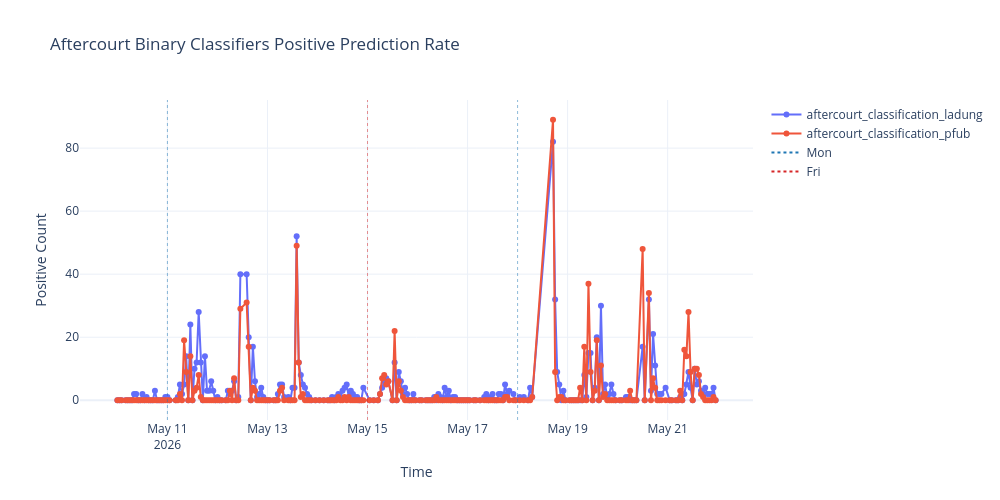

The notebook cell this image was saved under:
### Code cell
plot_time_series(df, title="Aftercourt Binary Classifiers Positive Prediction Rate", ylabel="Positive Count")

### Figure 1 — Plotly figure (JSON) as saved in the notebook; plotly's stock layout.template omitted (floating-point values rounded to 4 significant figures; data arrays with more than 128 entries replaced by an {"elided": "..."} marker saying what was removed)
{"data": [{"hovertemplate": "Metric=aftercourt_classification_ladung<br>Time=%{x}<br>Positive Count=%{y}<extra></extra>", "legendgroup": "aftercourt_classification_ladung", "line": {"color": "#636efa", "dash": "solid"}, "marker": {"symbol": "circle"}, "mode": "lines+markers", "name": "aftercourt_classification_ladung", "orientation": "v", "showlegend": true, "type": "scatter", "x": {"elided": "244 str values"}, "xaxis": "x", "y": {"elided": "244 float values"}, "yaxis": "y"}, {"hovertemplate": "Metric=aftercourt_classification_pfub<br>Time=%{x}<br>Positive Count=%{y}<extra></extra>", "legendgroup": "aftercourt_classification_pfub", "line": {"color": "#EF553B", "dash": "solid"}, "marker": {"symbol": "circle"}, "mode": "lines+markers", "name": "aftercourt_classification_pfub", "orientation": "v", "showlegend": true, "type": "scatter", "x": {"elided": "244 str values"}, "xaxis": "x", "y": {"elided": "244 float values"}, "yaxis": "y"}, {"hoverinfo": "skip", "line": {"color": "#1f77b4", "dash": "dot"}, "mode": "lines", "name": "Mon", "showlegend": true, "type": "scatter", "x": ["2026-05-11T00:00:00"], "y": [null]}, {"hoverinfo": "skip", "line": {"color": "#d62728", "dash": "dot"}, "mode": "lines", "name": "Fri", "showlegend": true, "type": "scatter", "x": ["2026-05-15T00:00:00"], "y": [null]}], "layout": {"height": 500, "hovermode": "x unified", "legend": {"title": {"text": ""}, "tracegroupgap": 0}, "shapes": [{"line": {"color": "#1f77b4", "dash": "dot", "width": 1}, "opacity": 0.5, "type": "line", "x0": "2026-05-11T00:00:00", "x1": "2026-05-11T00:00:00", "xref": "x", "y0": 0, "y1": 1, "yref": "y domain"}, {"line": {"color": "#d62728", "dash": "dot", "width": 1}, "opacity": 0.5, "type": "line", "x0": "2026-05-15T00:00:00", "x1": "2026-05-15T00:00:00", "xref": "x", "y0": 0, "y1": 1, "yref": "y domain"}, {"line": {"color": "#1f77b4", "dash": "dot", "width": 1}, "opacity": 0.5, "type": "line", "x0": "2026-05-18T00:00:00", "x1": "2026-05-18T00:00:00", "xref": "x", "y0": 0, "y1": 1, "yref": "y domain"}], "title": {"text": "Aftercourt Binary Classifiers Positive Prediction Rate"}, "width": 1000, "xaxis": {"anchor": "y", "domain": [0, 1], "title": {"text": "Time"}}, "yaxis": {"anchor": "x", "domain": [0, 1], "title": {"text": "Positive Count"}}}}
